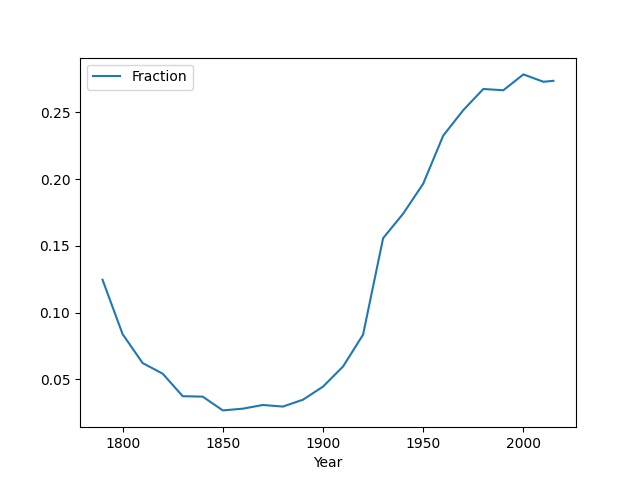
#> input picture Assignments/qFraction.png, 640 x 480 px
$ python CropImage.py
#> lines starting #> are read from the running program, lines starting #| are printed output that depends on the picture
# Name:  Jose Ortiz
# Email: jose.ortiz60@myhunter.cuny.edu
# Date:  October 16, 2023
# This program gets an image and crops it

import matplotlib.pyplot as plt
import numpy as np

# Ask the user for the image file name and output file name
image_file = input("Enter image file name: ")
#> the answer given: qFraction.png
output_file = input("Enter output file: ")
#> the answer given: out.png

# Read the image using matplotlib
img = plt.imread(image_file)
#> img is the input picture: shape (480, 640, 4) float32; mean R, G, B, A 0.985, 0.987, 0.988, 1

# Get the height and width of the image
height, width, _ = img.shape
#> height = 480; width = 640

# Crop the lower left quarter of the image
cropped_img = img[height//2:, :width//2, :]
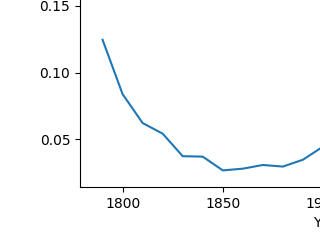
#> cropped_img: shape (240, 320, 4) float32; mean R, G, B, A 0.98, 0.982, 0.984, 1

# Save the cropped image to the output file specified by the user
plt.imsave(output_file, cropped_img)

# Display the cropped image
plt.imshow(cropped_img)
plt.show()
